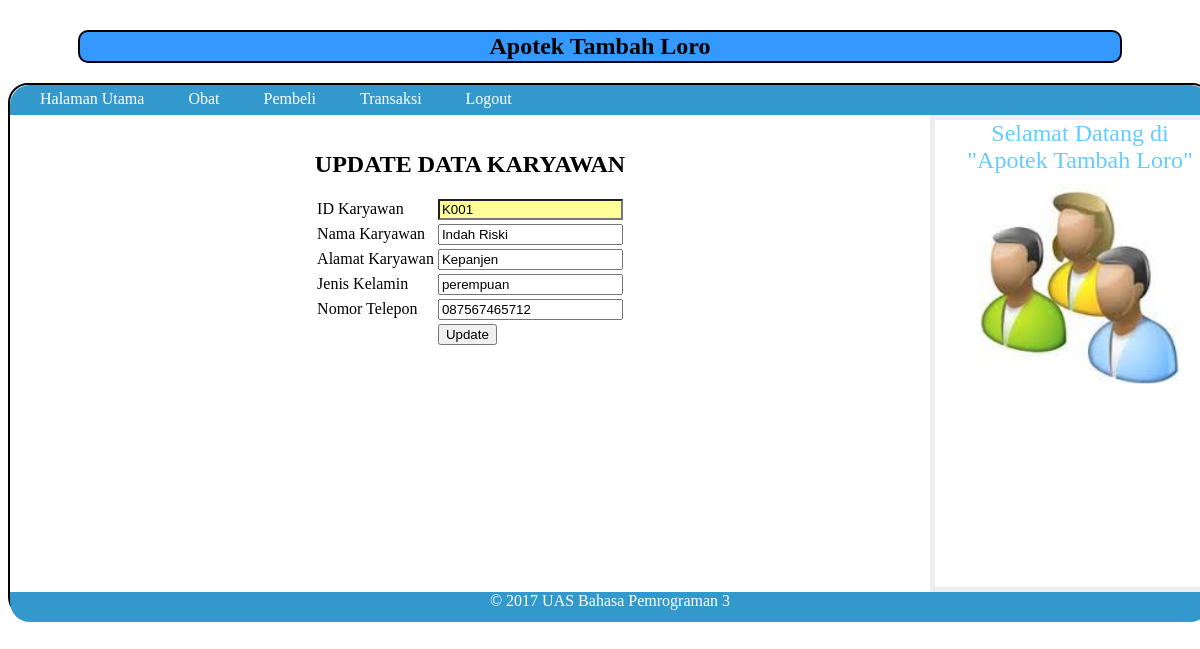
Screenshot of /admin/karyawan/update.php?id=K001 with the database file from the repository.
### tables this page shows
CREATE TABLE IF NOT EXISTS `karyawan` (
  `id_karyawan` varchar(5) NOT NULL,
  `nama_karyawan` varchar(30) NOT NULL,
  `alamat_karyawan` varchar(50) NOT NULL,
  `jkel_karyawan` varchar(50) NOT NULL,
  `tlp_karyawan` varchar(15) NOT NULL,
  PRIMARY KEY (`id_karyawan`)
);

### admin/karyawan/update.php (the view, shortened to what this page needs)
<?php
$edit=$_GET['id'];
$query=mysql_query("select * from karyawan where id_karyawan='$edit'");
$fr=mysql_fetch_array($query);
?>
<html>
<link rel="stylesheet" type="text/css" href="../../css.css">
<body>
<center>
<h2><b> Apotek Tambah Loro </b></h2>
</center>
<div class="wrapper">
		<nav>
		<ul>
	<li><a href="../../admin.php"> Halaman Utama </a></li>
    <li><a href="../obat/tampil.php"> Obat </a></li>
    <li><a href="../pembeli/tampil.php"> Pembeli</a></li>
    <li><a href="../transaksi/tampil.php"> Transaksi</a></li>
    <li><a href="../../logout.php"> Logout</a></li></aside>
   		</ul>
		</nav>
<section class="courses">
<article>
<br>
<center>
<br><b><font size="+2">UPDATE DATA KARYAWAN</font></b>
<br /><br />
<form method="post" action="proses_update.php">
<table>
<tr>
<td> ID Karyawan </td>
<td> <input type="text" name="id_karyawan" value="<?php echo $fr[id_karyawan] ?>" style="background-color:#FFFF99" readonly="readonly"/></td></tr>
<tr>
<td> Nama Karyawan </td>
<td> <input type="text" name="nama_karyawan" value="<?php echo $fr[nama_karyawan]?>" /></td></tr>
<tr>
<td> Alamat Karyawan </td>
<td> <input type="text" name="alamat_karyawan" value="<?php echo $fr[alamat_karyawan]?>" /></td></tr>
<tr>
<td> Jenis Kelamin </td>
<td> <input type="text" name="jkel_karyawan" value="<?php echo $fr[jkel_karyawan]?>" /></td></tr>
<tr>
<td> Nomor Telepon </td>
<td> <input type="text" name="tlp_karyawan" value="<?php echo $fr[tlp_karyawan]?>" /></td></tr>
<tr>
<td> <td> <input type="submit" name="update" value="Update" /> </td></td></tr>
</table>
</form>
</center>
</article>
	</section>
    <aside>
    <section class="contact-details">
<h3><font size="+2"><center>Selamat Datang di "Apotek Tambah Loro"</center></font></h3>
	</section>
	<section class="popular-recipes">
<center><img src="../../gambar/login.jpg" width="200" height="200"></center>
	</section>
	</aside>
<footer><center>
&copy; 2017 UAS Bahasa Pemrograman 3
</center></footer>
</div>

### css.css (style rules this page uses)
.wrapper { width: 1200px; height:530px; margin: 18px auto 18px auto; border: 2px solid #000000; background-color: #ffffff; border-bottom-left-radius:20px; border-bottom-right-radius:20px; border-top-left-radius:20px; border-top-right-radius:20px; }
nav { clear: both; color: #ffffff; background-color: #3399CC; height: 30px; border-top-left-radius:20px; border-top-right-radius:20px; }
nav ul { margin: 0px; padding: 5px 0px 5px 30px; }
nav li { display: inline; margin-right: 40px; }
nav li a { color: #ffffff; }
section.courses { float: left; width: 920px; }
article { clear: both; overflow: auto; width: 100%; }
aside { width: 250px; height: 457px; float: left; padding: 0px 0px 10px 20px; border: 5px solid #eeeeee; }
a { color: #3399FF; text-decoration: none; }
h1, h2, h3 { font-weight: normal; }
h2 { padding: 1px; color: #000; background-color:#39F; border-radius:1px; border:2px solid #000; margin-left:70px; margin-right:70px; border-bottom-left-radius:10px; border-bottom-right-radius:10px; border-top-left-radius:10px; border-top-right-radius:10px; margin-top: 30px; }
h3 { margin: 0px 0px 10px 0px; color: #66CCFF; }
footer { clear: both; color: #ffffff; background-color:#3399CC; height: 30px; border-bottom-left-radius:20px; border-bottom-right-radius:20px; }

### rows the page displays
karyawan: id_karyawan "K001", nama_karyawan "Indah Riski", alamat_karyawan "Kepanjen", jkel_karyawan "perempuan", tlp_karyawan "087567465712"
